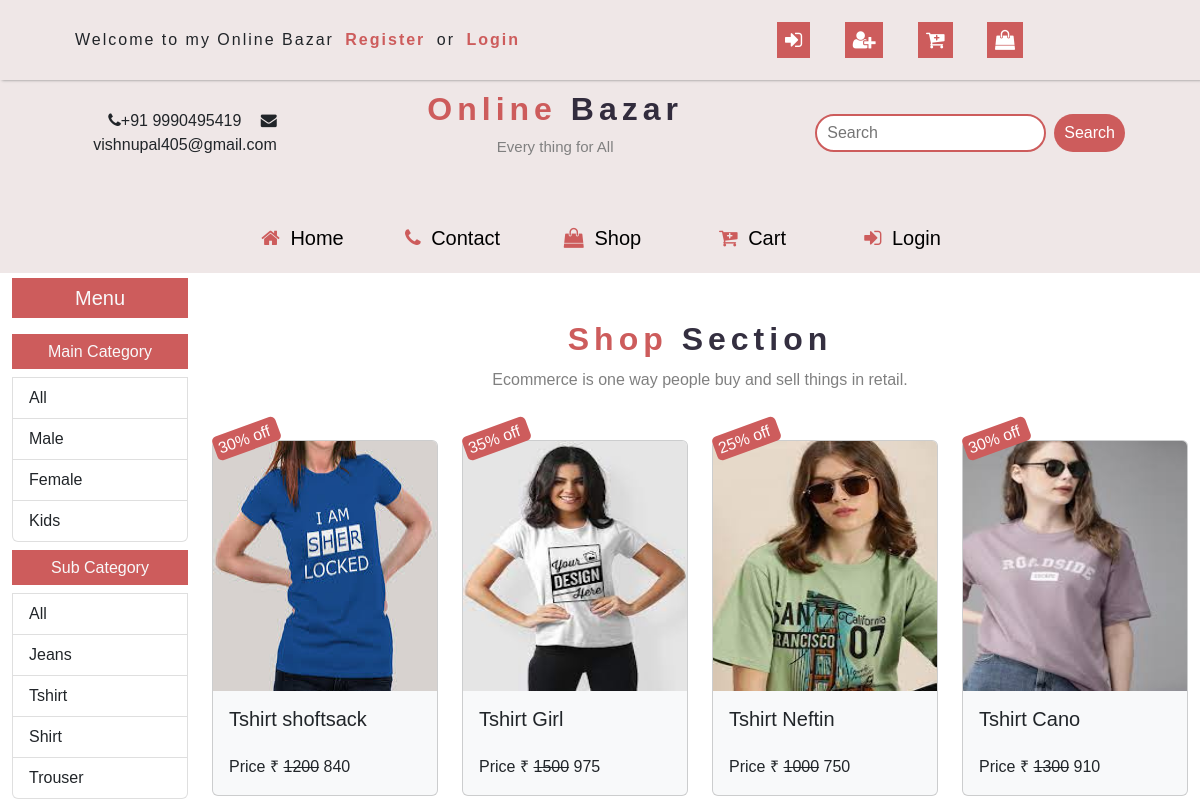
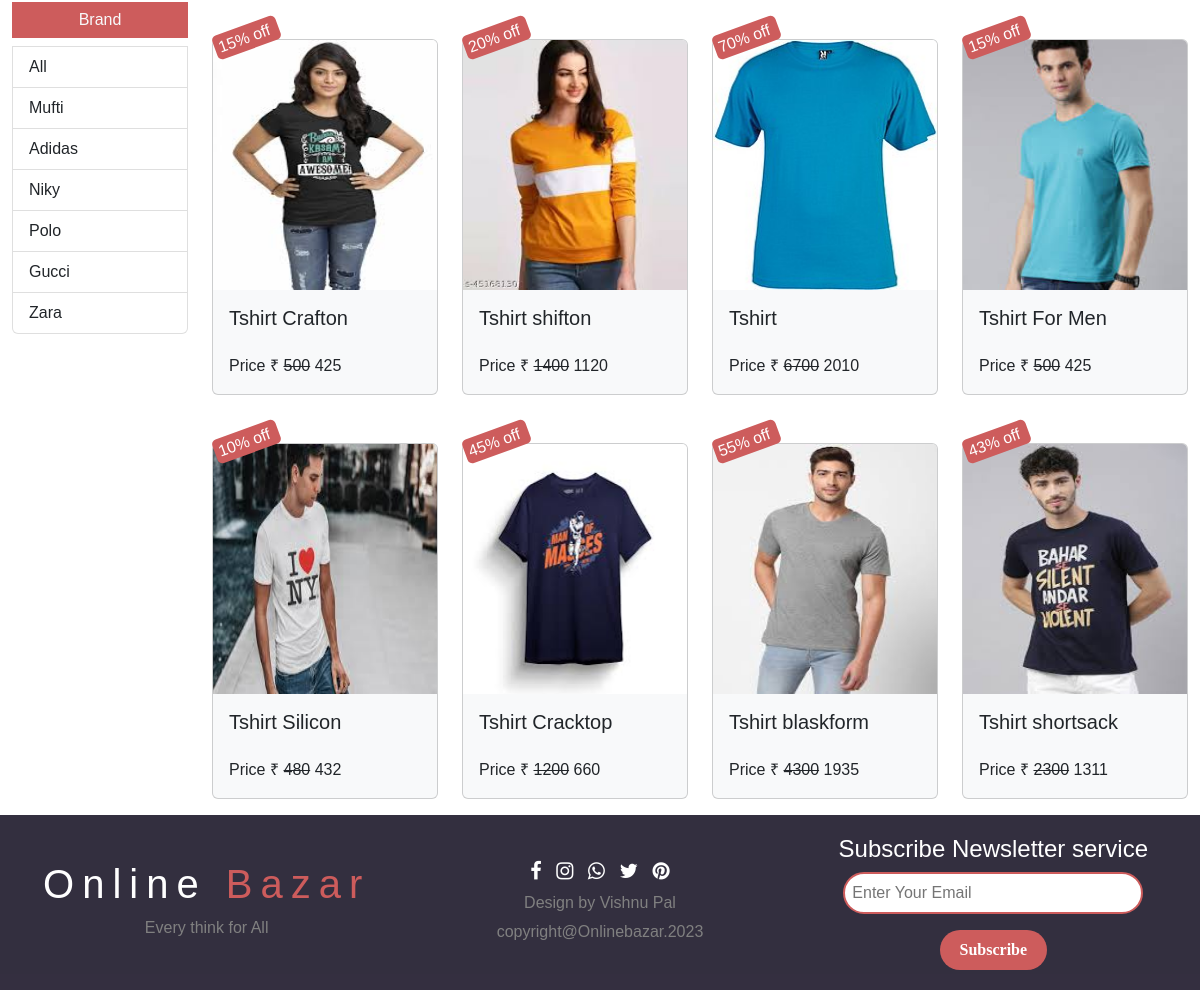
The app's page /shop/All/Tshirt/All/ with its own data (2 pictures, top to bottom).
### mainapp/models.py (models this page shows, shortened)
class MainCategory(models.Model):
    id = models.AutoField(primary_key=True)
    name = models.CharField(max_length=30)

class SubCategory(models.Model):
    id = models.AutoField(primary_key=True)
    name = models.CharField(max_length=30)

class Brand(models.Model):
    id = models.AutoField(primary_key=True)
    name = models.CharField(max_length=30)

class Product(models.Model):
    id = models.AutoField(primary_key=True)
    name = models.CharField(max_length=30)
    maincategory = models.ForeignKey(MainCategory, on_delete=models.CASCADE)
    subcategory = models.ForeignKey(SubCategory, on_delete=models.CASCADE)
    brand = models.ForeignKey(Brand, on_delete=models.CASCADE)
    seller = models.ForeignKey(Seller, on_delete=models.CASCADE, default=None)
    baseprice = models.IntegerField()
    discount = models.IntegerField()
    finalprice = models.IntegerField()
    size = models.CharField(max_length=100)
    color = models.CharField(max_length=100)
    discription = models.TextField()
    stock = models.CharField(max_length=20, default="In Stock")
    pic1 = models.ImageField(
        upload_to="images", default="No_image_available.svg.webp", null=True, blank=True
    )
    pic2 = models.ImageField(
        upload_to="images", default="No_image_available.svg.webp", null=True, blank=True
    )
    pic3 = models.ImageField(
        upload_to="images", default="No_image_available.svg.webp", null=True, blank=True
    )
    pic4 = models.ImageField(
        upload_to="images", default="No_image_available.svg.webp", null=True, blank=True
    )

### mainapp/views.py (the view)
# urls.py: path("shop/<str:mc>/<str:sc>/<str:br>/", views.shop),
def shop(request, mc, sc, br):
    maincategory = MainCategory.objects.all()
    subcategory = SubCategory.objects.all()
    brand = Brand.objects.all()
    if request.method == "POST":
        search = request.POST.get("search")
        products = Product.objects.filter(Q(name__icontains=search))
    else:
        if mc == "All" and sc == "All" and br == "All":
            products = Product.objects.all()
        elif mc != "All" and sc == "All" and br == "All":
            products = Product.objects.filter(
                maincategory=MainCategory.objects.get(name=mc)
            )
        elif mc == "All" and sc != "All" and br == "All":
            products = Product.objects.filter(
                subcategory=SubCategory.objects.get(name=sc)
            )
        elif mc == "All" and sc == "All" and br != "All":
            products = Product.objects.filter(brand=Brand.objects.get(name=br))
        elif mc != "All" and sc != "All" and br == "All":
            products = Product.objects.filter(
                maincategory=MainCategory.objects.get(name=mc),
                subcategory=SubCategory.objects.get(name=sc),
            )
        elif mc != "All" and sc == "All" and br != "All":
            products = Product.objects.filter(
                maincategory=MainCategory.objects.get(name=mc),
                brand=Brand.objects.get(name=br),
            )
        elif mc == "All" and sc != "All" and br != "All":
            products = Product.objects.filter(
                subcategory=SubCategory.objects.get(name=sc),
                brand=Brand.objects.get(name=br),
            )
        else:
            products = Product.objects.filter(
                maincategory=MainCategory.objects.get(name=mc),
                subcategory=SubCategory.objects.get(name=sc),
                brand=Brand.objects.get(name=br),
            )
    products = products[::-1]
    return render(
        request,
        "shop.html",
        {
            "Products": products,
            "Maincategory": maincategory,
            "Subcategory": subcategory,
            "Brand": brand,
            "mc": mc,
            "sc": sc,
            "br": br,
        },
    )

### mainapp/templates/shop.html (shortened to what this page needs)
{% extends "index.html" %}
{% load static %}
{% block body %}
<div class="container-fluid">
    <div class="row">
        <div
            class="col-md-2">
            <h5 class="background text-light text-center p-2 mt-2">Menu</h5>
            <div class="list-group">
                <h6 class="background text-light text-center p-2 mt-2">Main
                    Category</h6>
                <a href="/shop/All/{{sc}}/{{br}}/"
                    class="list-group-item list-group-item-action">All</a>
                {% for i in Maincategory %}
                <a href="/shop/{{i.name}}/{{sc}}/{{br}}/"
                    class="list-group-item list-group-item-action">{{i.name}}</a>
                {% endfor %}
            </div>
            <div class="list-group">
                <h6 class="background text-light text-center p-2 mt-2">Sub
                    Category</h6>
                <a href="/shop/{{mc}}/All/{{br}}/"
                    class="list-group-item list-group-item-action">All</a>
                {% for i in Subcategory %}
                <a href="/shop/{{mc}}/{{i.name}}/{{br}}/"
                    class="list-group-item list-group-item-action">{{i.name}}</a>
                {% endfor %}
            </div>
            <div class="list-group">
                <h6 class="background text-light text-center p-2 mt-2">Brand</h6>
                <a href="/shop/{{mc}}/{{sc}}/All/"
                    class="list-group-item list-group-item-action">All</a>
                {% for i in Brand %}
                <a href="/shop/{{mc}}/{{sc}}/{{i.name}}/"
                    class="list-group-item list-group-item-action">{{i.name}}</a>
                {% endfor %}
            </div>
        </div>
        <div
            class="col-md-10 ">
            <div class="product-intro">
                <h1>Shop <span>Section</span></h1>
                <p>Ecommerce is one way people buy and sell things in retail.</p>
            </div>
            <div class="row">
                {% for i in Products %}
                <div
                    class="col-lg-3 col-md-4 col-sm-6 col-12 mt-3 mb-3">
                    <div class="card bg-light mt-3">
                        <span class="card-text discount">{{i.discount}}% off</span>
                        <a href="/singleProduct/{{i.id}}/"><img
                                src="{{i.pic1.url}}"
                                class="card-img-top"
                                height="250px"></a>
                        <div class="card-body">
                            <h5 class="card-title" style="height:40px">{{i.name}}</h5>
                            <p class="card-text" style="margin-bottom: 0px;">Price
                                &#8377;
                                <del>{{i.baseprice}}</del>
                                {{i.finalprice}}</p>
                        </div>
                    </div>
                </div>
                {% endfor %}
            </div>
        </div>
    </div>
</div>
{% endblock %}

### mainapp/static/css/style.css (style rules this page uses)
body { scroll-behavior: smooth; font-family: 'Roboto', sans-serif; }
:root { --primary:indianred; --secondary:rgba(15,10,29,0.849); --light:#2f3640; }
:root { --skin-color:indianred; }
:root { --bg-black-900:#f2f2fc; --bg-black-100:#fdf9ff; --bg-black-50:#e8dfec; --text-black-900:#303e4d; --text-black-700:#504e70; }
.background { background-color:indianred; }
body { font-family: Arial, Helvetica, sans-serif; }
.discount { width: 30%; height: 25px; position: absolute; top:-15px; left: 0; color: white; border-radius: 5px; background: var(--primary); line-height: 25px; padding: 0px 4px; transform: rotate(-20deg); }
.product-intro { text-align: center; margin-top: 50px; }
.product-intro h1 { color: var(--primary); letter-spacing: 5px; font-size: 2rem; font-weight: bold; margin: 10px 0; }
.product-intro h1 span { color: var(--secondary); }
.product-intro p { color: gray; }

### records on screen
MainCategory: name "Male"
MainCategory: name "Female"
MainCategory: name "Kids"
SubCategory: name "Jeans"
SubCategory: name "Tshirt"
SubCategory: name "Shirt"
SubCategory: name "Trouser"
Brand: name "Mufti"
Brand: name "Adidas"
Brand: name "Niky"
Brand: name "Polo"
Brand: name "Gucci"
Brand: name "Zara"
Product: discount "30", pic1 (picture), name "Tshirt shoftsack", baseprice "1200", finalprice "840"
Product: discount "35", pic1 (picture), name "Tshirt Girl", baseprice "1500", finalprice "975"
Product: discount "25", pic1 (picture), name "Tshirt Neftin", baseprice "1000", finalprice "750"
Product: discount "30", pic1 (picture), name "Tshirt Cano", baseprice "1300", finalprice "910"
Product: discount "15", pic1 (picture), name "Tshirt Crafton", baseprice "500", finalprice "425"
Product: discount "20", pic1 (picture), name "Tshirt shifton", baseprice "1400", finalprice "1120"
Product: discount "70", pic1 (picture), name "Tshirt", baseprice "6700", finalprice "2010"
Product: discount "15", pic1 (picture), name "Tshirt For Men", baseprice "500", finalprice "425"
Product: discount "10", pic1 (picture), name "Tshirt Silicon", baseprice "480", finalprice "432"
Product: discount "45", pic1 (picture), name "Tshirt Cracktop", baseprice "1200", finalprice "660"
Product: discount "55", pic1 (picture), name "Tshirt blaskform", baseprice "4300", finalprice "1935"
Product: discount "43", pic1 (picture), name "Tshirt shortsack", baseprice "2300", finalprice "1311"
